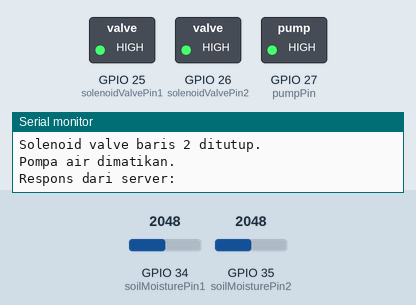
The sketch below on a simulated ESP32. Parts: switched loads named in the sketch (green lamp = pin HIGH), the last lines printed to the serial monitor. The inputs (shaded band) are chosen by the test bench; at power-on: GPIO 34 (soilMoisturePin1) = 2048, GPIO 35 (soilMoisturePin2) = 2048. WiFi joins after 1.5 s; servers stay silent unless stated; uploads are accepted with an empty reply.

Above: at 3.2 s.
3.3 s: GPIO 34 (soilMoisturePin1) set to 2150
At 7.8 s:
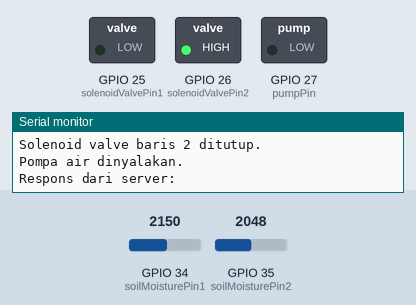
9.1 s: GPIO 34 (soilMoisturePin1) set to 2047
At 13.2 s:
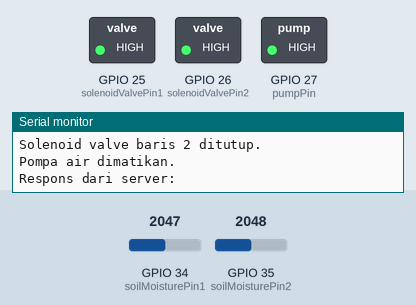
14.9 s: GPIO 35 (soilMoisturePin2) set to 2121
At 18.7 s:
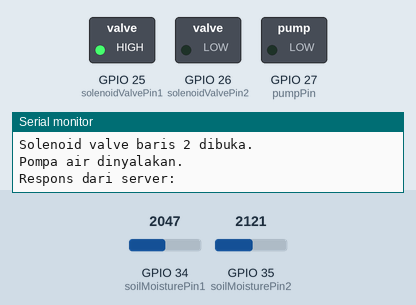
20.7 s: GPIO 35 (soilMoisturePin2) set to 2047
At 24.1 s:
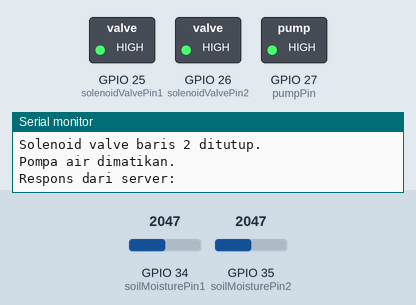
Timing chart, 0 to 25.6 s (numbered marks = the images above; inputs shaded):
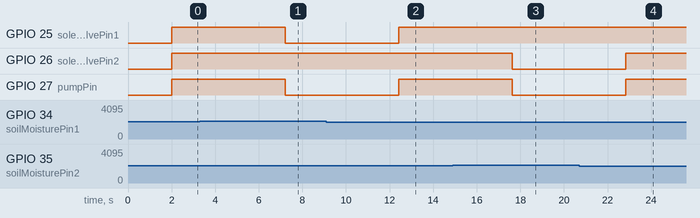

The sketch:

SoilWeb-2SensorSolenoid.ino
```cpp
#include <WiFi.h>
#include <HTTPClient.h>

// Informasi jaringan Wi-Fi
const char* ssid = "darly";     // Ganti dengan SSID Wi-Fi Anda
const char* password = "password"; // Ganti dengan password Wi-Fi Anda

// Alamat server Flask
const char* serverName = "http://172.20.10.5:5000/sensor-data";  // Ganti dengan alamat server Flask Anda

// Pin untuk sensor kelembapan tanah
const int soilMoisturePin1 = 34;  // Pin analog untuk sensor kelembapan tanah 1
const int soilMoisturePin2 = 35;  // Pin analog untuk sensor kelembapan tanah 2

// Pin untuk solenoid valve dan pompa air
const int solenoidValvePin1 = 25;  // Pin untuk solenoid valve baris 1
const int solenoidValvePin2 = 26;  // Pin untuk solenoid valve baris 2
const int pumpPin = 27;            // Pin untuk pompa air

// Ambang batas kelembapan tanah (%)
const float moistureThreshold = 50.0;  // Di bawah 40% dianggap butuh penyiraman

// Tambahkan variabel untuk status penyiraman
String isWatering1 = "false";
String isWatering2 = "false";

void setup() {
  Serial.begin(115200);

  // Inisialisasi pin solenoid valve dan pompa air sebagai output
  pinMode(solenoidValvePin1, OUTPUT);
  pinMode(solenoidValvePin2, OUTPUT);
  pinMode(pumpPin, OUTPUT);

  // Memulai koneksi ke Wi-Fi
  WiFi.begin(ssid, password);
  Serial.print("Menghubungkan ke Wi-Fi");
  while (WiFi.status() != WL_CONNECTED) {
    delay(1000);
    Serial.print(".");
  }
  Serial.println("\nTerhubung ke Wi-Fi");
}

void loop() {
  if (WiFi.status() == WL_CONNECTED) { // Memastikan koneksi Wi-Fi tersambung
    HTTPClient http;

    // Membaca data kelembapan tanah dari kedua sensor
    int soilMoistureValue1 = analogRead(soilMoisturePin1);
    int soilMoistureValue2 = analogRead(soilMoisturePin2);

    // Konversi nilai kelembapan tanah menjadi persentase (dibalik)
    float moisturePercentage1 = map(soilMoistureValue1, 0, 4095, 100, 0);
    float moisturePercentage2 = map(soilMoistureValue2, 0, 4095, 100, 0);

    // Mencetak nilai kelembapan tanah ke Serial Monitor
    Serial.print("Kelembapan Baris 1: ");
    Serial.print(moisturePercentage1);
    Serial.println("%");

    Serial.print("Kelembapan Baris 2: ");
    Serial.print(moisturePercentage2);
    Serial.println("%");

    // Logika untuk mengaktifkan solenoid valve dan pompa
    bool isValve1Open = false;
    bool isValve2Open = false;

    // Cek apakah kelembapan di bawah ambang batas untuk baris 1
    if (moisturePercentage1 < moistureThreshold) {
      digitalWrite(solenoidValvePin1, LOW);  // Buka solenoid valve baris 1
      isValve1Open = true;
      isWatering1 = "true";  // Menandai bahwa baris 1 sedang disiram
      Serial.println("Solenoid valve baris 1 dibuka.");
    } else {
      digitalWrite(solenoidValvePin1, HIGH);   // Tutup solenoid valve baris 1
      isWatering1 = "false";  // Menandai bahwa baris 1 tidak disiram
      Serial.println("Solenoid valve baris 1 ditutup.");
    }

    // Cek apakah kelembapan di bawah ambang batas untuk baris 2
    if (moisturePercentage2 < moistureThreshold) {
      digitalWrite(solenoidValvePin2, LOW);  // Buka solenoid valve baris 2
      isValve2Open = true;
      isWatering2 = "true";  // Menandai bahwa baris 2 sedang disiram
      Serial.println("Solenoid valve baris 2 dibuka.");
    } else {
      digitalWrite(solenoidValvePin2, HIGH);   // Tutup solenoid valve baris 2
      isWatering2 = "false";  // Menandai bahwa baris 2 tidak disiram
      Serial.println("Solenoid valve baris 2 ditutup.");
    }

    // Jika salah satu solenoid terbuka, nyalakan pompa air
    if (isValve1Open || isValve2Open) {
      digitalWrite(pumpPin, LOW);   // Nyalakan pompa air
      Serial.println("Pompa air dinyalakan.");
    } else {
      digitalWrite(pumpPin, HIGH);    // Matikan pompa air
      Serial.println("Pompa air dimatikan.");
    }

    // Mengirim data kelembapan ke server Flask
    http.begin(serverName);
    http.addHeader("Content-Type", "application/x-www-form-urlencoded");

    // Format data POST untuk dua sensor
    String httpRequestData = "sensorValue1=" + String(moisturePercentage1) + "&sensorValue2=" + String(moisturePercentage2) + "&isWatering1=" + isWatering1 + "&isWatering2=" + isWatering2;
    int httpResponseCode = http.POST(httpRequestData);

    // Jika ada respons dari server, cetak responsnya
    if (httpResponseCode > 0) {
      String response = http.getString();
      Serial.println("Respons dari server: " + response);
    } else {
      Serial.println("Error mengirim data ke server, Kode respons: " + String(httpResponseCode));
    }

    // Mengakhiri koneksi HTTP
    http.end();
  } else {
    Serial.println("Tidak terhubung ke Wi-Fi");
  }

  // Tunggu 5 detik sebelum membaca kembali data
  delay(5000);
}
```

Measured:
- the behaviour switches between 2088 and 2089 on GPIO 34 (soilMoisturePin1) (found by bisection; images 0 and 1)
- the behaviour switches between 2088 and 2089 on GPIO 35 (soilMoisturePin2) (found by bisection; images 2 and 3)
- after the input at 3.3 s, GPIO 25 (solenoidValvePin1), GPIO 27 (pumpPin): HIGH → LOW after 3.9 s
- after the input at 9.1 s, GPIO 25 (solenoidValvePin1), GPIO 27 (pumpPin): LOW → HIGH after 3.3 s
- after the input at 14.9 s, GPIO 26 (solenoidValvePin2), GPIO 27 (pumpPin): HIGH → LOW after 2.7 s
- after the input at 20.7 s, GPIO 26 (solenoidValvePin2), GPIO 27 (pumpPin): LOW → HIGH after 2.1 s
